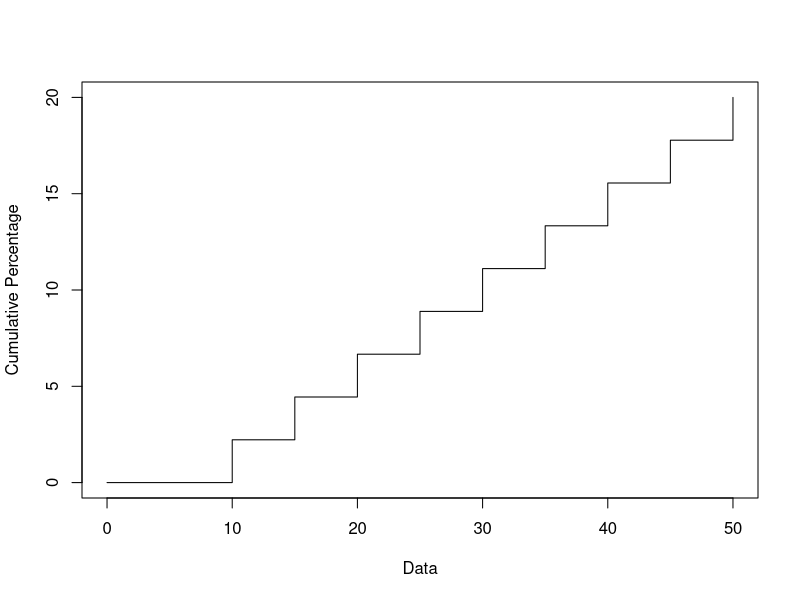

The R source for this figure:
data <- c(10, 15, 20, 25, 30, 35, 40, 45, 50)

# Calculate the cumulative frequency of the data
cumulative_freq <- cumsum(table(data))

# Calculate the cumulative percentage of the data
cumulative_perc <- cumulative_freq / sum(cumulative_freq) * 100

# Plot the ogive curve
plot(c(0, data), c(0, cumulative_perc), type = "s", xlab = "Data", ylab = "Cumulative Percentage")